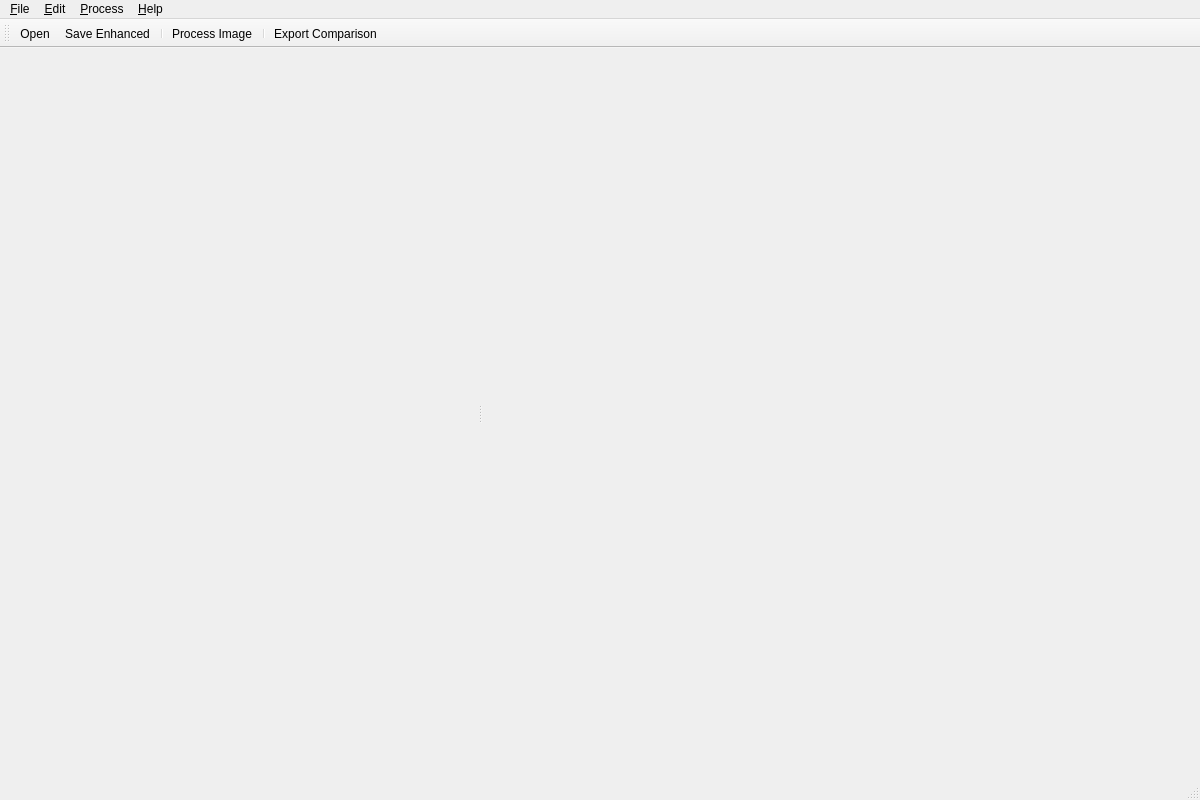
<?xml version="1.0" encoding="UTF-8"?>
<ui version="4.0">
 <class>MainWindow</class>
 <widget class="QMainWindow" name="MainWindow">
  <property name="geometry">
   <rect>
    <x>0</x>
    <y>0</y>
    <width>1200</width>
    <height>800</height>
   </rect>
  </property>
  <property name="windowTitle">
   <string>Medical Image Enhancement</string>
  </property>
  <widget class="QWidget" name="centralwidget">
   <layout class="QVBoxLayout" name="verticalLayout">
    <property name="spacing">
     <number>0</number>
    </property>
    <property name="leftMargin">
     <number>0</number>
    </property>
    <property name="topMargin">
     <number>0</number>
    </property>
    <property name="rightMargin">
     <number>0</number>
    </property>
    <property name="bottomMargin">
     <number>0</number>
    </property>
    <item>
     <widget class="QSplitter" name="splitter">
      <property name="orientation">
       <enum>Qt::Horizontal</enum>
      </property>
      <widget class="QWidget" name="leftPanelWidget" native="true">
       <property name="sizePolicy">
        <sizepolicy hsizetype="Preferred" vsizetype="Preferred">
         <horstretch>1</horstretch>
         <verstretch>0</verstretch>
        </sizepolicy>
       </property>
       <property name="minimumSize">
        <size>
         <width>200</width>
         <height>0</height>
        </size>
       </property>
      </widget>
      <widget class="QWidget" name="viewerWidget" native="true">
       <property name="sizePolicy">
        <sizepolicy hsizetype="Preferred" vsizetype="Preferred">
         <horstretch>3</horstretch>
         <verstretch>0</verstretch>
        </sizepolicy>
       </property>
      </widget>
     </widget>
    </item>
   </layout>
  </widget>
  <widget class="QMenuBar" name="menubar">
   <property name="geometry">
    <rect>
     <x>0</x>
     <y>0</y>
     <width>1200</width>
     <height>24</height>
    </rect>
   </property>
   <widget class="QMenu" name="menuFile">
    <property name="title">
     <string>&amp;File</string>
    </property>
    <addaction name="actionOpen"/>
    <addaction name="separator"/>
    <addaction name="actionSave"/>
    <addaction name="actionSaveAs"/>
    <addaction name="actionExportComparison"/>
    <addaction name="separator"/>
    <addaction name="actionExit"/>
   </widget>
   <widget class="QMenu" name="menuEdit">
    <property name="title">
     <string>&amp;Edit</string>
    </property>
    <addaction name="actionPreferences"/>
   </widget>
   <widget class="QMenu" name="menuProcess">
    <property name="title">
     <string>&amp;Process</string>
    </property>
    <addaction name="actionProcessImage"/>
   </widget>
   <widget class="QMenu" name="menuHelp">
    <property name="title">
     <string>&amp;Help</string>
    </property>
    <addaction name="actionHelp"/>
    <addaction name="separator"/>
    <addaction name="actionAbout"/>
   </widget>
   <addaction name="menuFile"/>
   <addaction name="menuEdit"/>
   <addaction name="menuProcess"/>
   <addaction name="menuHelp"/>
  </widget>
  <widget class="QStatusBar" name="statusbar"/>
  <widget class="QToolBar" name="toolBar">
   <property name="windowTitle">
    <string>Main Toolbar</string>
   </property>
   <attribute name="toolBarArea">
    <enum>TopToolBarArea</enum>
   </attribute>
   <attribute name="toolBarBreak">
    <bool>false</bool>
   </attribute>
   <addaction name="actionOpen"/>
   <addaction name="actionSave"/>
   <addaction name="separator"/>
   <addaction name="actionProcessImage"/>
   <addaction name="separator"/>
   <addaction name="actionExportComparison"/>
  </widget>
  <action name="actionOpen">
   <property name="text">
    <string>Open</string>
   </property>
   <property name="shortcut">
    <string>Ctrl+O</string>
   </property>
  </action>
  <action name="actionSave">
   <property name="text">
    <string>Save Enhanced</string>
   </property>
   <property name="shortcut">
    <string>Ctrl+S</string>
   </property>
  </action>
  <action name="actionSaveAs">
   <property name="text">
    <string>Save Enhanced As...</string>
   </property>
   <property name="shortcut">
    <string>Ctrl+Shift+S</string>
   </property>
  </action>
  <action name="actionExit">
   <property name="text">
    <string>Exit</string>
   </property>
   <property name="shortcut">
    <string>Ctrl+Q</string>
   </property>
  </action>
  <action name="actionPreferences">
   <property name="text">
    <string>Preferences</string>
   </property>
  </action>
  <action name="actionProcessImage">
   <property name="text">
    <string>Process Image</string>
   </property>
   <property name="shortcut">
    <string>Ctrl+P</string>
   </property>
  </action>
  <action name="actionHelp">
   <property name="text">
    <string>Help</string>
   </property>
   <property name="shortcut">
    <string>F1</string>
   </property>
  </action>
  <action name="actionAbout">
   <property name="text">
    <string>About</string>
   </property>
  </action>
  <action name="actionExportComparison">
   <property name="text">
    <string>Export Comparison</string>
   </property>
  </action>
 </widget>
 <resources/>
 <connections/>
</ui>
